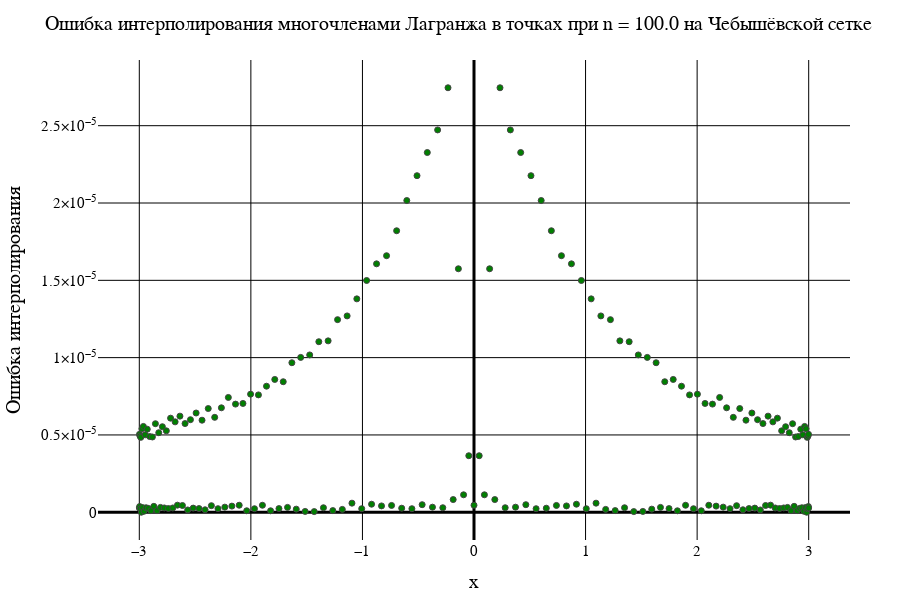

Notebook cell for this chart:
### Code cell
data2[2]

### Figure 1 — Plotly figure (JSON) as saved in the notebook; plotly's stock layout.template omitted (floating-point values rounded to 4 significant figures; data arrays with more than 128 entries replaced by an {"elided": "..."} marker saying what was removed)
{"data": [{"marker": {"color": "green", "line": {"width": 1}, "showline": true}, "mode": "markers", "type": "scatter", "x": {"elided": "201 float values"}, "y": {"elided": "201 float values"}}], "layout": {"coloraxis": {"outlinecolor": "black"}, "font": {"color": "black", "family": "Times New Roman"}, "height": 600, "margin": {"b": 50, "l": 50, "r": 50, "t": 60}, "paper_bgcolor": "white", "plot_bgcolor": "white", "title": {"autosize": false, "font": {"color": "black", "family": "Times New Roman", "size": 20}, "paper_bgcolor": "red", "text": "Ошибка интерполирования многочленами Лагранжа в точках при n = 100.0 на Чебышёвской сетке"}, "width": 900, "xaxis": {"color": "black", "gridcolor": "black", "gridwidth": 1, "tickfont": {"size": 15}, "title": {"font": {"color": "black", "family": "Times New Roman", "size": 20}, "text": "x"}, "zerolinecolor": "black", "zerolinewidth": 3}, "yaxis": {"exponentformat": "power", "gridcolor": "black", "gridwidth": 1, "tickfont": {"size": 15}, "title": {"font": {"color": "black", "family": "Times New Roman", "size": 20}, "text": "Ошибка интерполирования"}, "zerolinecolor": "black", "zerolinewidth": 3}}}
